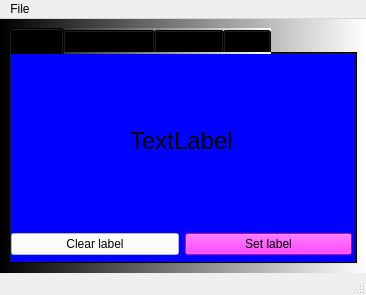
<?xml version="1.0" encoding="UTF-8"?>
<ui version="4.0">
 <class>MainWindow</class>
 <widget class="QMainWindow" name="MainWindow">
  <property name="geometry">
   <rect>
    <x>0</x>
    <y>0</y>
    <width>366</width>
    <height>295</height>
   </rect>
  </property>
  <property name="windowTitle">
   <string>MainWindow</string>
  </property>
  <widget class="QWidget" name="centralwidget">
   <property name="styleSheet">
    <string notr="true">background-color: qlineargradient(spread:pad, x1:0, y1:0, x2:1, y2:0, stop:0 rgba(0, 0, 0, 255), stop:1 rgba(255, 255, 255, 255));</string>
   </property>
   <layout class="QVBoxLayout" name="verticalLayout">
    <item>
     <widget class="QTabWidget" name="tabWidget">
      <property name="styleSheet">
       <string notr="true">background-color: qlineargradient(spread:pad, x1:0, y1:0, x2:1, y2:0, stop:0 rgba(0, 0, 0, 255), stop:1 rgba(255, 255, 255, 255));</string>
      </property>
      <property name="currentIndex">
       <number>0</number>
      </property>
      <widget class="QWidget" name="tab">
       <property name="styleSheet">
        <string notr="true">QWidget{
background-color: rgb(0, 0, 255);
}

QPushButton{
background-color: rgb(255, 255, 255);
}

QPushButton#pushButton_set_label{
background-color: rgb(255, 0, 255);
}
</string>
       </property>
       <attribute name="title">
        <string>Label</string>
       </attribute>
       <widget class="QWidget" name="verticalLayoutWidget">
        <property name="geometry">
         <rect>
          <x>0</x>
          <y>0</y>
          <width>341</width>
          <height>201</height>
         </rect>
        </property>
        <layout class="QVBoxLayout" name="verticalLayout_2">
         <item>
          <widget class="QLabel" name="label">
           <property name="font">
            <font>
             <pointsize>18</pointsize>
            </font>
           </property>
           <property name="text">
            <string>TextLabel</string>
           </property>
           <property name="alignment">
            <set>Qt::AlignCenter</set>
           </property>
          </widget>
         </item>
         <item>
          <layout class="QHBoxLayout" name="horizontalLayout">
           <item>
            <widget class="QPushButton" name="pushButton_clear">
             <property name="text">
              <string>Clear label</string>
             </property>
            </widget>
           </item>
           <item>
            <widget class="QPushButton" name="pushButton_set_label">
             <property name="text">
              <string>Set label</string>
             </property>
            </widget>
           </item>
          </layout>
         </item>
        </layout>
       </widget>
      </widget>
      <widget class="QWidget" name="tab_2">
       <property name="autoFillBackground">
        <bool>false</bool>
       </property>
       <attribute name="title">
        <string>Conversions</string>
       </attribute>
       <widget class="QPushButton" name="pushButton_convert">
        <property name="geometry">
         <rect>
          <x>260</x>
          <y>180</y>
          <width>75</width>
          <height>23</height>
         </rect>
        </property>
        <property name="styleSheet">
         <string notr="true">background-color: rgb(0, 170, 255);</string>
        </property>
        <property name="text">
         <string>Convert</string>
        </property>
       </widget>
       <widget class="QGroupBox" name="groupBox">
        <property name="geometry">
         <rect>
          <x>10</x>
          <y>69</y>
          <width>321</width>
          <height>101</height>
         </rect>
        </property>
        <property name="styleSheet">
         <string notr="true">background-color: rgb(255, 255, 255);</string>
        </property>
        <property name="title">
         <string>UI and PY conversions</string>
        </property>
        <widget class="QWidget" name="horizontalLayoutWidget">
         <property name="geometry">
          <rect>
           <x>0</x>
           <y>50</y>
           <width>321</width>
           <height>51</height>
          </rect>
         </property>
         <layout class="QHBoxLayout" name="horizontalLayout_2">
          <item>
           <widget class="QLabel" name="label_convert">
            <property name="text">
             <string>&lt;click radio button&gt;</string>
            </property>
           </widget>
          </item>
          <item>
           <widget class="QLineEdit" name="lineEdit"/>
          </item>
          <item>
           <widget class="QToolButton" name="toolButton">
            <property name="text">
             <string>...</string>
            </property>
           </widget>
          </item>
         </layout>
        </widget>
        <widget class="QRadioButton" name="radioButton_ui">
         <property name="geometry">
          <rect>
           <x>10</x>
           <y>20</y>
           <width>82</width>
           <height>17</height>
          </rect>
         </property>
         <property name="text">
          <string>UI to PY</string>
         </property>
        </widget>
        <widget class="QRadioButton" name="radioButton_exe">
         <property name="geometry">
          <rect>
           <x>120</x>
           <y>20</y>
           <width>82</width>
           <height>17</height>
          </rect>
         </property>
         <property name="text">
          <string>PY to EXE</string>
         </property>
        </widget>
       </widget>
      </widget>
      <widget class="QWidget" name="tab_3_network">
       <property name="styleSheet">
        <string notr="true"/>
       </property>
       <attribute name="title">
        <string>Network</string>
       </attribute>
       <widget class="QGroupBox" name="groupBox_2_client1">
        <property name="geometry">
         <rect>
          <x>10</x>
          <y>10</y>
          <width>121</width>
          <height>191</height>
         </rect>
        </property>
        <property name="styleSheet">
         <string notr="true">background-color: rgb(255, 255, 255);</string>
        </property>
        <property name="title">
         <string>TCP Client</string>
        </property>
        <widget class="QWidget" name="verticalLayoutWidget_2">
         <property name="geometry">
          <rect>
           <x>10</x>
           <y>19</y>
           <width>101</width>
           <height>161</height>
          </rect>
         </property>
         <layout class="QVBoxLayout" name="verticalLayout_4">
          <item>
           <widget class="QTextEdit" name="textEdit_client1"/>
          </item>
          <item>
           <widget class="QLineEdit" name="lineEdit_client1"/>
          </item>
          <item>
           <widget class="QPushButton" name="pushButton_client1_send">
            <property name="styleSheet">
             <string notr="true">background-color: rgb(255, 0, 0);
color: rgb(255, 255, 255);
</string>
            </property>
            <property name="text">
             <string>Connect to Server</string>
            </property>
           </widget>
          </item>
         </layout>
        </widget>
       </widget>
       <widget class="QGroupBox" name="groupBox_3_client2">
        <property name="geometry">
         <rect>
          <x>140</x>
          <y>10</y>
          <width>121</width>
          <height>191</height>
         </rect>
        </property>
        <property name="styleSheet">
         <string notr="true">background-color: rgb(255, 255, 255);</string>
        </property>
        <property name="title">
         <string>TCP Client</string>
        </property>
        <widget class="QWidget" name="verticalLayoutWidget_3">
         <property name="geometry">
          <rect>
           <x>10</x>
           <y>19</y>
           <width>101</width>
           <height>161</height>
          </rect>
         </property>
         <layout class="QVBoxLayout" name="verticalLayout_5">
          <item>
           <widget class="QTextEdit" name="textEdit_client2"/>
          </item>
          <item>
           <widget class="QLineEdit" name="lineEdit_client2"/>
          </item>
          <item>
           <widget class="QPushButton" name="pushButton_client2_send">
            <property name="styleSheet">
             <string notr="true">background-color: rgb(0, 0, 255);
color: rgb(255, 255, 255);</string>
            </property>
            <property name="text">
             <string>Connect to Server</string>
            </property>
           </widget>
          </item>
         </layout>
        </widget>
       </widget>
       <widget class="QGroupBox" name="groupBox_4_server">
        <property name="geometry">
         <rect>
          <x>270</x>
          <y>100</y>
          <width>61</width>
          <height>101</height>
         </rect>
        </property>
        <property name="styleSheet">
         <string notr="true">background-color: qlineargradient(spread:pad, x1:0, y1:0, x2:1, y2:0, stop:0 rgba(255, 178, 102, 255), stop:0.55 rgba(235, 148, 61, 255), stop:0.98 rgba(0, 0, 0, 255), stop:1 rgba(0, 0, 0, 0));</string>
        </property>
        <property name="title">
         <string>Server</string>
        </property>
        <widget class="QLabel" name="label_2">
         <property name="geometry">
          <rect>
           <x>10</x>
           <y>20</y>
           <width>47</width>
           <height>13</height>
          </rect>
         </property>
         <property name="text">
          <string>Port:</string>
         </property>
        </widget>
        <widget class="QLineEdit" name="lineEdit_4_port_number">
         <property name="geometry">
          <rect>
           <x>10</x>
           <y>40</y>
           <width>41</width>
           <height>20</height>
          </rect>
         </property>
         <property name="styleSheet">
          <string notr="true">background-color: rgb(255, 255, 255);</string>
         </property>
         <property name="text">
          <string>12345</string>
         </property>
        </widget>
        <widget class="QPushButton" name="pushButton_3_start">
         <property name="geometry">
          <rect>
           <x>10</x>
           <y>70</y>
           <width>41</width>
           <height>23</height>
          </rect>
         </property>
         <property name="styleSheet">
          <string notr="true">background-color: rgb(0, 0, 0);
color: rgb(255, 255, 255);
</string>
         </property>
         <property name="text">
          <string>Start</string>
         </property>
        </widget>
       </widget>
      </widget>
      <widget class="QWidget" name="tab_4_SQL">
       <property name="styleSheet">
        <string notr="true">background-color: rgb(170, 0, 0);
color: rgb(255, 255, 255);</string>
       </property>
       <attribute name="title">
        <string>SQL</string>
       </attribute>
       <widget class="QTableView" name="tableView">
        <property name="geometry">
         <rect>
          <x>95</x>
          <y>11</y>
          <width>241</width>
          <height>191</height>
         </rect>
        </property>
        <property name="styleSheet">
         <string notr="true">background-color: rgb(255, 255, 255);</string>
        </property>
       </widget>
       <widget class="QWidget" name="verticalLayoutWidget_4">
        <property name="geometry">
         <rect>
          <x>10</x>
          <y>20</y>
          <width>81</width>
          <height>171</height>
         </rect>
        </property>
        <layout class="QVBoxLayout" name="verticalLayout_3">
         <item>
          <widget class="QPushButton" name="pushButton_3_view_data">
           <property name="text">
            <string>View Data</string>
           </property>
          </widget>
         </item>
         <item>
          <widget class="QPushButton" name="pushButton_2_add_row">
           <property name="text">
            <string>Add Row</string>
           </property>
          </widget>
         </item>
         <item>
          <widget class="QPushButton" name="pushButton_delete_row">
           <property name="text">
            <string>Delete Row</string>
           </property>
          </widget>
         </item>
         <item>
          <widget class="QPushButton" name="pushButton_4_create_db">
           <property name="text">
            <string>Create DB</string>
           </property>
          </widget>
         </item>
         <item>
          <spacer name="verticalSpacer">
           <property name="orientation">
            <enum>Qt::Vertical</enum>
           </property>
           <property name="sizeHint" stdset="0">
            <size>
             <width>20</width>
             <height>40</height>
            </size>
           </property>
          </spacer>
         </item>
        </layout>
       </widget>
      </widget>
     </widget>
    </item>
   </layout>
  </widget>
  <widget class="QMenuBar" name="menubar">
   <property name="geometry">
    <rect>
     <x>0</x>
     <y>0</y>
     <width>366</width>
     <height>21</height>
    </rect>
   </property>
   <widget class="QMenu" name="menuFile">
    <property name="title">
     <string>File</string>
    </property>
    <addaction name="actionNew"/>
    <addaction name="separator"/>
    <addaction name="actionExit"/>
   </widget>
   <addaction name="menuFile"/>
  </widget>
  <widget class="QStatusBar" name="statusbar">
   <property name="statusTip">
    <string>Statusbar</string>
   </property>
  </widget>
  <action name="actionNew">
   <property name="icon">
    <iconset>
     <normaloff>../icons/new_icon.png</normaloff>../icons/new_icon.png</iconset>
   </property>
   <property name="text">
    <string>New</string>
   </property>
   <property name="statusTip">
    <string>New File</string>
   </property>
  </action>
  <action name="actionExit">
   <property name="icon">
    <iconset>
     <normaloff>../icons/exit_icon.png</normaloff>../icons/exit_icon.png</iconset>
   </property>
   <property name="text">
    <string>Exit</string>
   </property>
  </action>
 </widget>
 <resources/>
 <connections/>
 <slots>
  <slot>slot1()</slot>
 </slots>
</ui>
